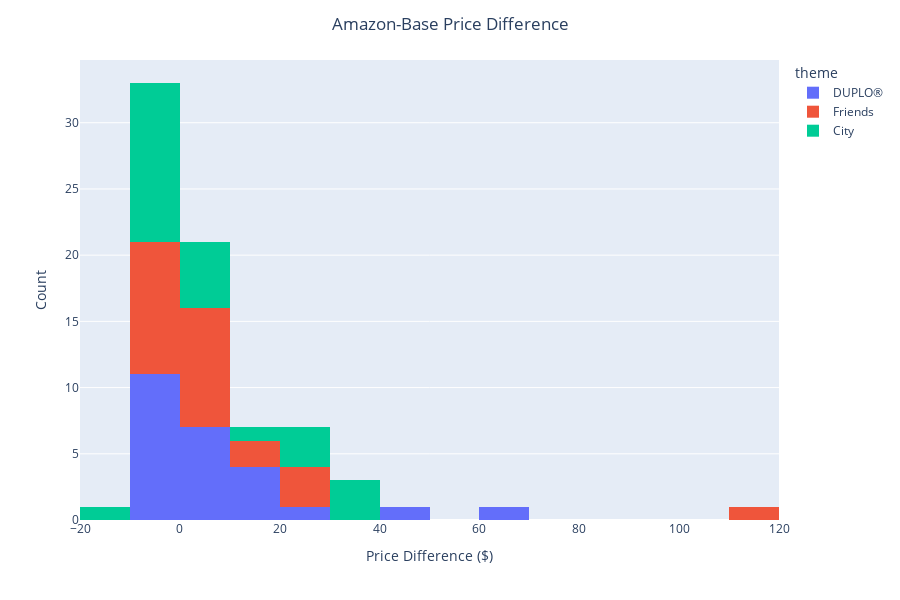

Notebook code cell kept with this figure:
### Markdown cell above
#### (c) Make a histogram of the price difference and color the bars by the Lego Theme.

### Code cell
fig = px.histogram(DF,
                   x=pdiff_colname,
                   color='theme',
                   nbins=20)

fig.update_layout(title='Amazon-Base Price Difference',
                  title_x=0.5,
                  xaxis_title="Price Difference ($)",
                  yaxis_title="Count",
                  autosize=False,
                  width=900,
                  height=600)

fig.show()

### Figure 1 — Plotly figure (JSON) as saved in the notebook; plotly's stock layout.template omitted (floating-point values rounded to 4 significant figures)
{"data": [{"alignmentgroup": "True", "bingroup": "x", "hovertemplate": "theme=DUPLO®<br>amazon_minus_retail=%{x}<br>count=%{y}<extra></extra>", "legendgroup": "DUPLO®", "marker": {"color": "#636efa", "pattern": {"shape": ""}}, "name": "DUPLO®", "nbinsx": 20, "offsetgroup": "DUPLO®", "orientation": "v", "showlegend": true, "type": "histogram", "x": [11.01, 4.46, 24.9, 6.7, 17.0, 0, -3, 8.96, 44.51, 69, -2, -0.44, -3.99, -2, 11.12, 0, 13.28, -2, -3, -0.7, -3, 0, -1, -5.0, 0], "xaxis": "x", "yaxis": "y"}, {"alignmentgroup": "True", "bingroup": "x", "hovertemplate": "theme=Friends<br>amazon_minus_retail=%{x}<br>count=%{y}<extra></extra>", "legendgroup": "Friends", "marker": {"color": "#EF553B", "pattern": {"shape": ""}}, "name": "Friends", "nbinsx": 20, "offsetgroup": "Friends", "orientation": "v", "showlegend": true, "type": "histogram", "x": [25.41, 25.96, 23.89, 115.0, 4.01, 7, 10.65, 3.96, -4, -7.0, -9.99, 11.28, -8.32, 7, 0, -1.46, -1, 8.94, 7.98, 5.33, 0, -0.04, -0.04, -0.04, -0.04], "xaxis": "x", "yaxis": "y"}, {"alignmentgroup": "True", "bingroup": "x", "hovertemplate": "theme=City<br>amazon_minus_retail=%{x}<br>count=%{y}<extra></extra>", "legendgroup": "City", "marker": {"color": "#00cc96", "pattern": {"shape": ""}}, "name": "City", "nbinsx": 20, "offsetgroup": "City", "orientation": "v", "showlegend": true, "type": "histogram", "x": [23.9, 6.5, 24.76, 36, 39.96, 12.0, 30.0, -8.53, 3.84, -13.99, -6, -1, -3.99, 24.81, -8.0, -4.01, -7.25, 0, -6.01, -1, -1, -4.0, 0, 0, -2], "xaxis": "x", "yaxis": "y"}], "layout": {"autosize": false, "barmode": "relative", "height": 600, "legend": {"title": {"text": "theme"}, "tracegroupgap": 0}, "margin": {"t": 60}, "title": {"text": "Amazon-Base Price Difference", "x": 0.5}, "width": 900, "xaxis": {"anchor": "y", "autorange": true, "domain": [0, 1], "range": [-20, 120], "title": {"text": "Price Difference ($)"}, "type": "linear"}, "yaxis": {"anchor": "x", "autorange": true, "domain": [0, 1], "range": [0, 34.74], "title": {"text": "Count"}}}}
